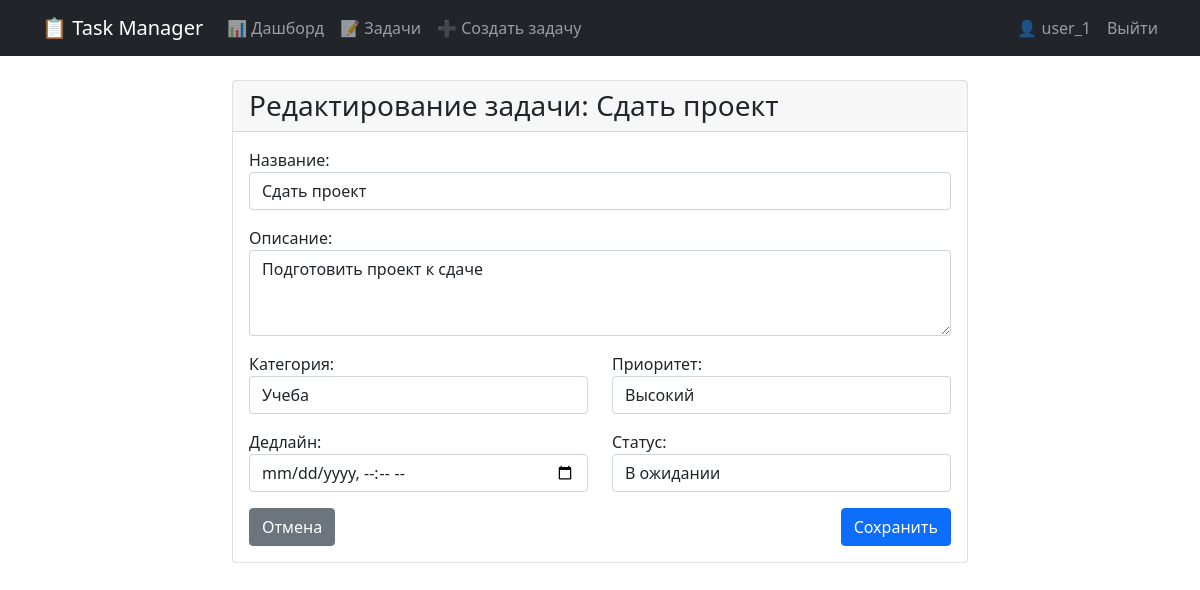
/tasks/15/edit/ (signed in), run on the app's committed database.
### tasks/models.py (models this page shows, shortened)
class Task(models.Model):
    STATUS_CHOICES = [
        ('pending', 'В ожидании'),
        ('completed', 'Выполнено'),
    ]
    PRIORITY_CHOICES = [
        ('low', 'Низкий'),
        ('medium', 'Средний'),
        ('high', 'Высокий'),
    ]
    title = models.CharField(max_length=200, verbose_name="Название")
    description = models.TextField(blank=True, verbose_name="Описание")
    created_at = models.DateTimeField(auto_now_add=True)
    deadline = models.DateTimeField(null=True, blank=True, verbose_name="Дедлайн")
    status = models.CharField(
        max_length=20,
        choices=STATUS_CHOICES,
        default='pending',
        verbose_name="Статус"
    )
    priority = models.CharField(
        max_length=10,
        choices=PRIORITY_CHOICES,
        default='medium',
        verbose_name="Приоритет"
    )
    category = models.ForeignKey(
        Category,
        on_delete=models.SET_NULL,
        null=True,
        blank=True,
        verbose_name="Категория"
    )
    user = models.ForeignKey(
        User,
        on_delete=models.CASCADE,
        verbose_name="Пользователь"
    )
    class Meta:
        verbose_name = "Задача"
        verbose_name_plural = "Задачи"
        ordering = ['-created_at']

### tasks/views.py (the view)
# urls.py: path('tasks/<int:pk>/edit/', views.TaskUpdateView.as_view(), name='task_update'),
class TaskUpdateView(LoginRequiredMixin, UpdateView):
    model = Task
    form_class = TaskForm
    template_name = 'tasks/task_form.html'
    success_url = reverse_lazy('task_list')
    def get_queryset(self):
        return Task.objects.filter(user=self.request.user)

### tasks/forms.py
class TaskForm(forms.ModelForm):
    class Meta:
        model = Task
        fields = ['title', 'description', 'category', 'priority', 'deadline', 'status']
        widgets = {
            'title': forms.TextInput(attrs={
                'class': 'form-control',
                'placeholder': 'Введите название задачи'
            }),
            'description': forms.Textarea(attrs={
                'class': 'form-control',
                'rows': 3,
                'placeholder': 'Опишите задачу...'
            }),
            'category': forms.Select(attrs={'class': 'form-control'}),
            'priority': forms.Select(attrs={'class': 'form-control'}),
            'deadline': forms.DateTimeInput(attrs={
                'class': 'form-control',
                'type': 'datetime-local'
            }),
            'status': forms.Select(attrs={'class': 'form-control'}),
        }

### tasks/models.py (called while the page is built)
    def __str__(self):
        return self.name

### tasks/templates/tasks/task_form.html (shortened to what this page needs)
{% extends 'base.html' %}
{% block content %}
<div class="row justify-content-center">
    <div class="col-md-8">
        <div class="card">
            <div class="card-header">
                <h3 class="mb-0">
                    {% if task %}
                        Редактирование задачи: {{ task.title }}
                    {% else %}
                        Создание новой задачи
                    {% endif %}
                </h3>
            </div>
            <div class="card-body">
                <form method="post">
                    <div class="mb-3">
                        {{ form.title.label_tag }}
                        {{ form.title }}
                    </div>
                    <div class="mb-3">
                        {{ form.description.label_tag }}
                        {{ form.description }}
                    </div>
                    <div class="row">
                        <div class="col-md-6 mb-3">
                            {{ form.category.label_tag }}
                            {{ form.category }}
                        </div>
                        <div class="col-md-6 mb-3">
                            {{ form.priority.label_tag }}
                            {{ form.priority }}
                        </div>
                        <div class="col-md-6 mb-3">
                            {{ form.deadline.label_tag }}
                            {{ form.deadline }}
                        </div>
                        <div class="col-md-6 mb-3">
                            {{ form.status.label_tag }}
                            {{ form.status }}
                        </div>
                    </div>
                    <div class="d-flex justify-content-between">
                        <a href="{% url 'task_list' %}" class="btn btn-secondary">Отмена</a>
                        <button type="submit" class="btn btn-primary">
                            {% if task %}Сохранить{% else %}Создать{% endif %}
                        </button>
                    </div>
                </form>
            </div>
        </div>
    </div>
</div>
{% endblock %}

### templates/base.html (shortened to what this page needs)
<!DOCTYPE html>
<html lang="ru">
<head>
    <link href="https://cdn.jsdelivr.net/npm/bootstrap@5.1.3/dist/css/bootstrap.min.css" rel="stylesheet">
</head>
<body>
    <nav class="navbar navbar-expand-lg navbar-dark bg-dark mb-4">
        <div class="container">
            <a class="navbar-brand" href="{% url 'dashboard' %}">📋 Task Manager</a>
            <div class="collapse navbar-collapse" id="navbarNav">
                <ul class="navbar-nav me-auto">
                    <li class="nav-item">
                        <a class="nav-link" href="{% url 'dashboard' %}">📊 Дашборд</a>
                    </li>
                    <li class="nav-item">
                        <a class="nav-link" href="{% url 'task_list' %}">📝 Задачи</a>
                    </li>
                    <li class="nav-item">
                        <a class="nav-link" href="{% url 'task_create' %}">➕ Создать задачу</a>
                    </li>
                </ul>
                <ul class="navbar-nav">
                    {% if user.is_authenticated %}
                        <li class="nav-item">
                            <span class="navbar-text me-3">👤 {{ user.username }}</span>
                        </li>
                        <li class="nav-item">
                            <form method="post" action="{% url 'logout' %}" class="d-inline">
                                <button type="submit" class="logout-btn nav-link p-0">
                                    Выйти
                                </button>
                            </form>
                        </li>
                    {% else %}
                        <li class="nav-item">
                            <a class="nav-link" href="{% url 'login' %}">Войти</a>
                        </li>
                    {% endif %}
                </ul>
            </div>
        </div>
    </nav>
    <div class="container">
        {% block content %}{% endblock %}
    </div>
</body>
</html>

### templates/base.html (style rules this page uses)
.logout-btn { background: none; border: none; color: rgba(255,255,255,.55); padding: 0; font: inherit; cursor: pointer; }

### data on the page
Task: title "Сдать проект", description "Подготовить проект к сдаче", category "Учеба", priority "Высокий", status "В ожидании"

### other printed values
{{ user.username }} "user_1"
